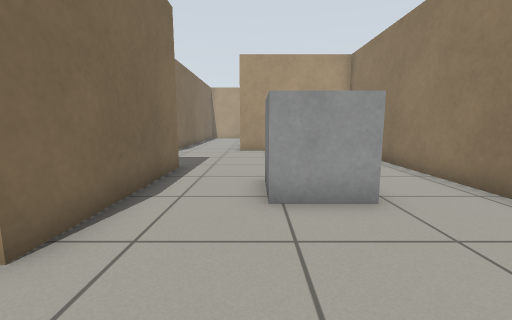
View 1 (above)

16 first-person views from a walk through a Gazebo world. The camera is 0.72 m above the floor, tilts 8° down and sees 90° across. The floor is counted in squares, 0.5 m on a side. Each view is taken from the middle of a square. On the plan, view 1 faces up. The plan holds only what a view shows up to about 13 squares ahead; the rest is blank.

View 2
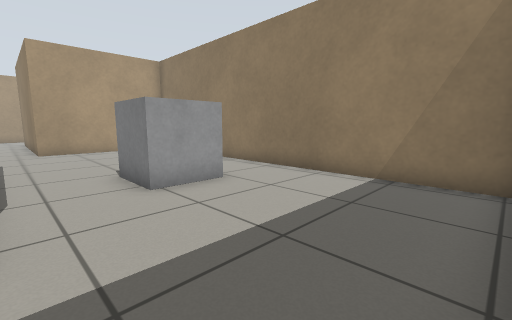

View 3
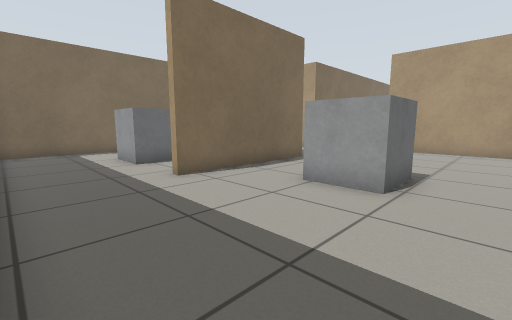

View 4
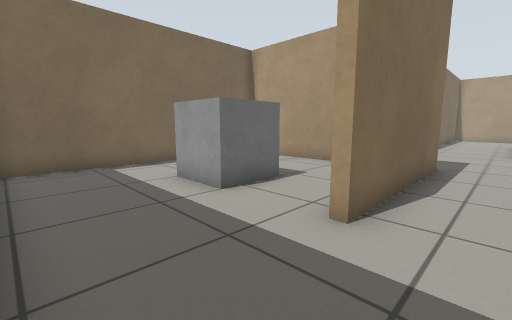

View 5
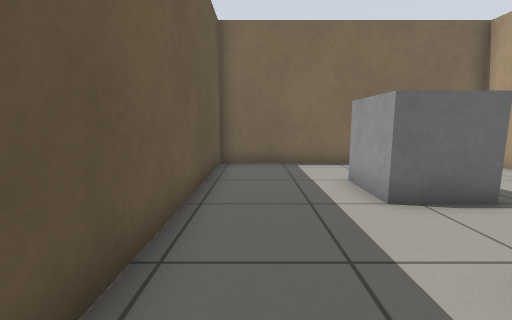

View 6
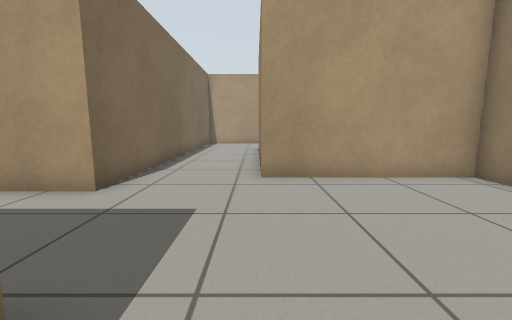

View 7
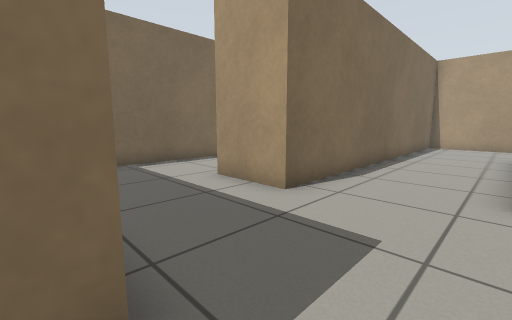

View 8
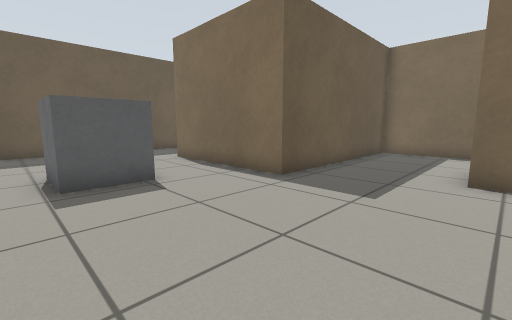

View 9
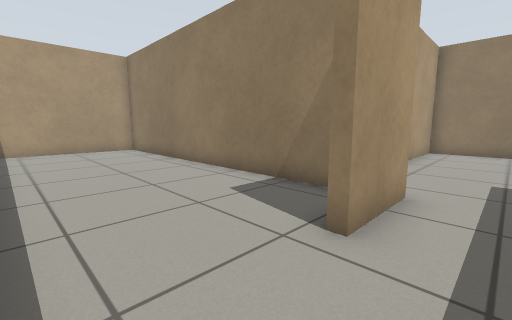

View 10
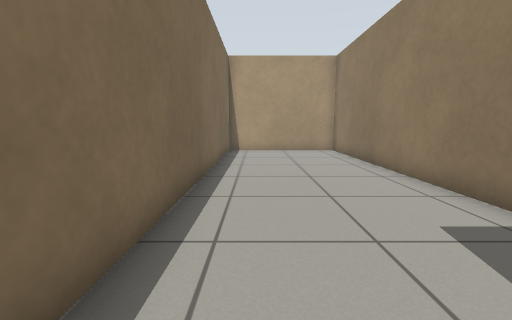

View 11
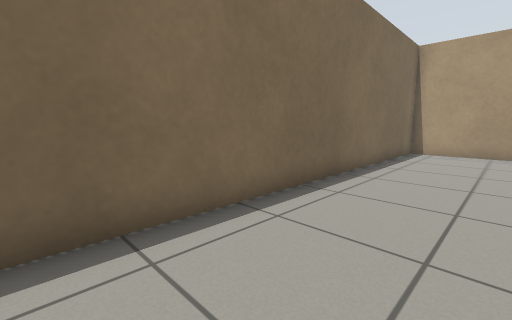

View 12
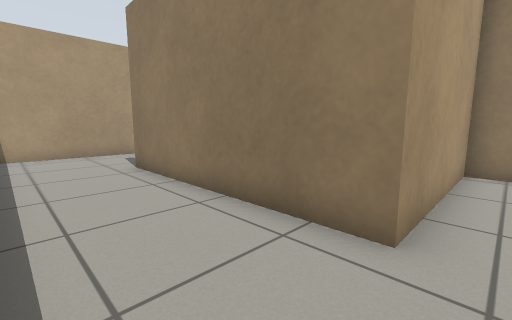

View 13
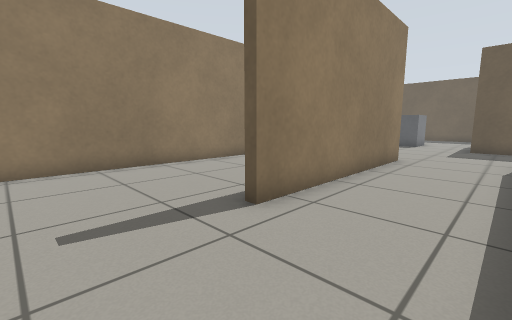

View 14
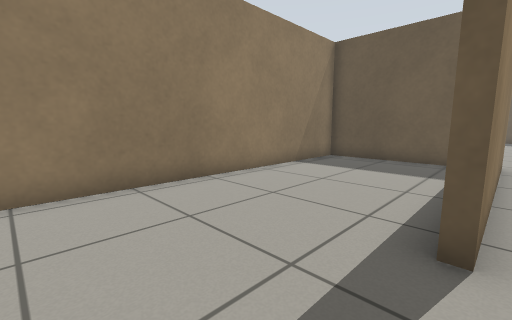

View 15
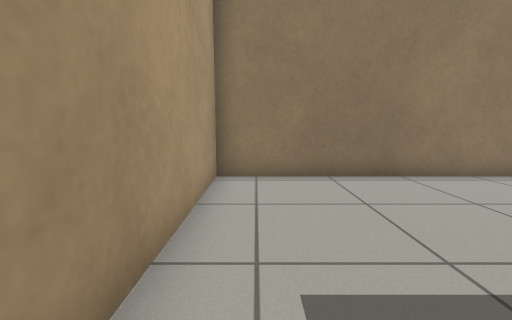

View 16
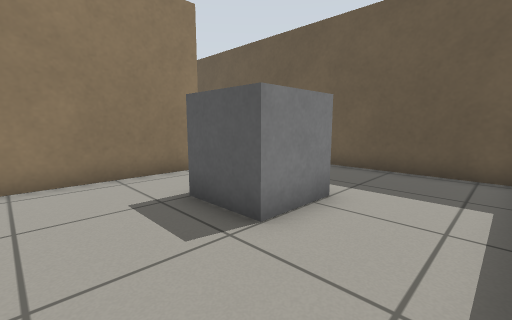

### Floor plan
Points are (right, up) in squares from view 1. A wall is a line through its corners. A room is listed if a view was taken in it or the views show most of it. See-through windows are left out.
Room 1 (views 1, 2, 3, 4, 5, 6, 7, 8, 12, 13, 15)
walls: (-6.5, 8.5) (-2.6, 8.5) (-2.6, 2.4); (-3.6, -1.3) (3.1, -1.3); (4.9, -1.1) (4.9, 13.8) (-0.9, 13.8) (-0.9, 21.9); (-4.5, 23.6) (-4.5, 12.4) (-7, 12.4); (-1.6, 26.1) (-4.1, 26.1)
ways out: opening at (-5.5, 10.5) to room 2; opening at (-1, 23.5) to room 3; opening at (-3, 0.5) to room 4
objects: grey box (0, 5) to (2, 6)
Room 2 (views 9, 10, 11)
walls: (-4.8, 13.9) (-4.8, 25.4); (-6, 26.1) (-10.5, 26.1) (-10.5, 8.5) (-6.5, 8.5)
ways out: opening at (-5.5, 10.5) to room 1
Room 3 (view 14)
walls: (0.5, 14.1) (4.9, 14.1) (4.9, 26.1) (-1.6, 26.1)
ways out: opening at (-1, 23.5) to room 1
Room 4 (view 16)
walls: (-2.9, 2.4) (-2.9, 7.1); (-5.9, 8.2) (-10.5, 8.2) (-10.5, -1.3) (-3.6, -1.3)
ways out: opening at (-3, 0.5) to room 1
objects: grey box (-7, 3) to (-6, 4)

Positions as (right, up) in squares from view 1, and headings:
1: (0, 0), facing up
2: (-2, -1), facing up-right
3: (4, -1), facing up-left
4: (-1, -1), facing up-left
5: (-1, 0), facing left
6: (-1, 7), facing up
7: (-1, 8), facing up-left
8: (3, 13), facing down-left
9: (-10, 11), facing up-right
10: (-9, 12), facing up
11: (-7, 12), facing up-left
12: (-4, 13), facing up-right
13: (-4, 25), facing down-right
14: (-1, 25), facing down-right
15: (-2, 25), facing right
16: (-10, 7), facing down-right
